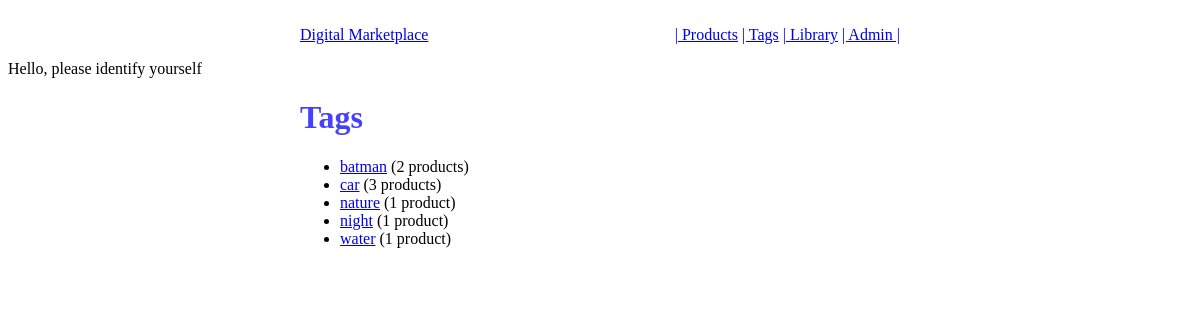
Page /tags/ on the earlier database version.
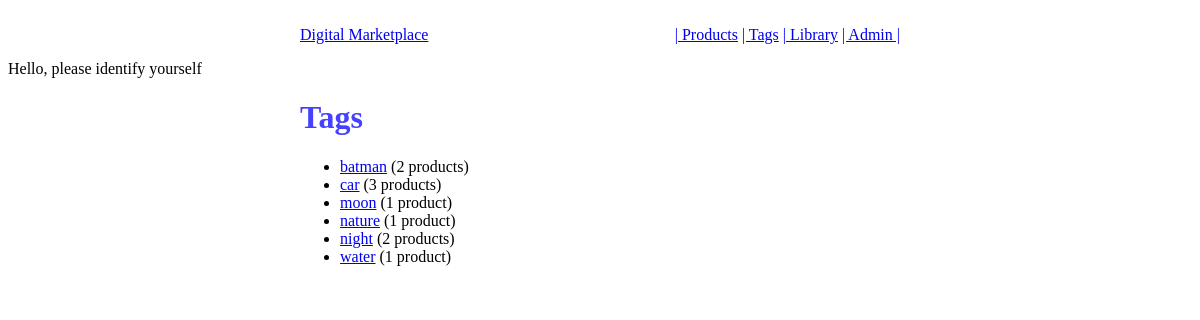
Same page on the later database version.
### tags/models.py (models this page shows, shortened)
class Tag(m.Model):
    title = m.CharField(max_length=120, unique=True)
    slug = m.SlugField(blank=True, unique=True)
    products = m.ManyToManyField(Product, blank=True)
    active = m.BooleanField(default=True)
    objects = m.Manager()
    active_tags = ActiveTagManager()
    tags = TagManager()
    def get_absolute_url(self):
        view_name = 'tags:detail'
        return reverse(view_name, kwargs={'slug': self.slug})

### tags/views.py (the view)
class TagListView(ListView):
    model = Tag
    def get_queryset(self):
        return Tag.active_tags.all()

### tags/models.py (called while the page is built)
    def get_queryset(self):
        return super(ActiveTagManager, self).get_queryset().filter(active=True).order_by('title')

### templates/tags/tag_list.html
{% extends 'base.html'%}
{% block content %}
<h1>Tags</h1>
<ul>
    {% for instance in object_list %}
        {% if instance.products.count > 0 %}
            <li><a href="{{ instance.get_absolute_url }}">{{ instance.title }}</a> ({{ instance.products.count }}
                product{% if instance.products.count > 1 %}s{% endif %})</li>
        {% endif %}
    {% empty %}
        <li>No Tags have been registered yet</li>
    {% endfor %}
</ul>
{% endblock %}

### templates/base.html (shortened to what this page needs)
{% load staticfiles %}
<!DOCTYPE html>
<html lang="en" xmlns="http://www.w3.org/1999/html">
<head>
</head>
    <link rel="stylesheet" href="//code.jquery.com/ui/1.12.1/themes/base/jquery-ui.css">
    <link rel="stylesheet" href="{% static 'css/base.css' %}" />
<body>
<nav class="main-nav">
    <ul class="pull-left first-nav">
        <li><a href="{% url 'dashboard' %}">Digital Marketplace</a></li>
    </ul>
    <ul class="pull-right">
        <li><a href="{% url 'products:list' %}">| Products</a></li>
        <li><a href="{% url 'tags:list' %}">| Tags</a></li>
        <li><a href="#">| Library</a></li>
        <li><a href="http://localhost:8000/admin">| Admin |</a></li>
    </ul>
</nav>
<div class="greeting">
    {% if request.user.is_authenticated %}
        <p>Hello, <strong>{{ request.user.username|capfirst }}</strong></p>
    {% else %}
        <p>Hello, please identify yourself</p>
    {% endif %}
</div>
<div class="main-content">
    {% block content %}{% endblock content %}
</div>
</body>
</html>

### static/css/base.css (style rules this page uses)
h1 { color: #4640ff; }

Differences in the rows shown:
added Tag: title "moon", products.count "1"
shown differently, row unchanged: Tag "night": products.count "1" → "2"; now shows "s"
